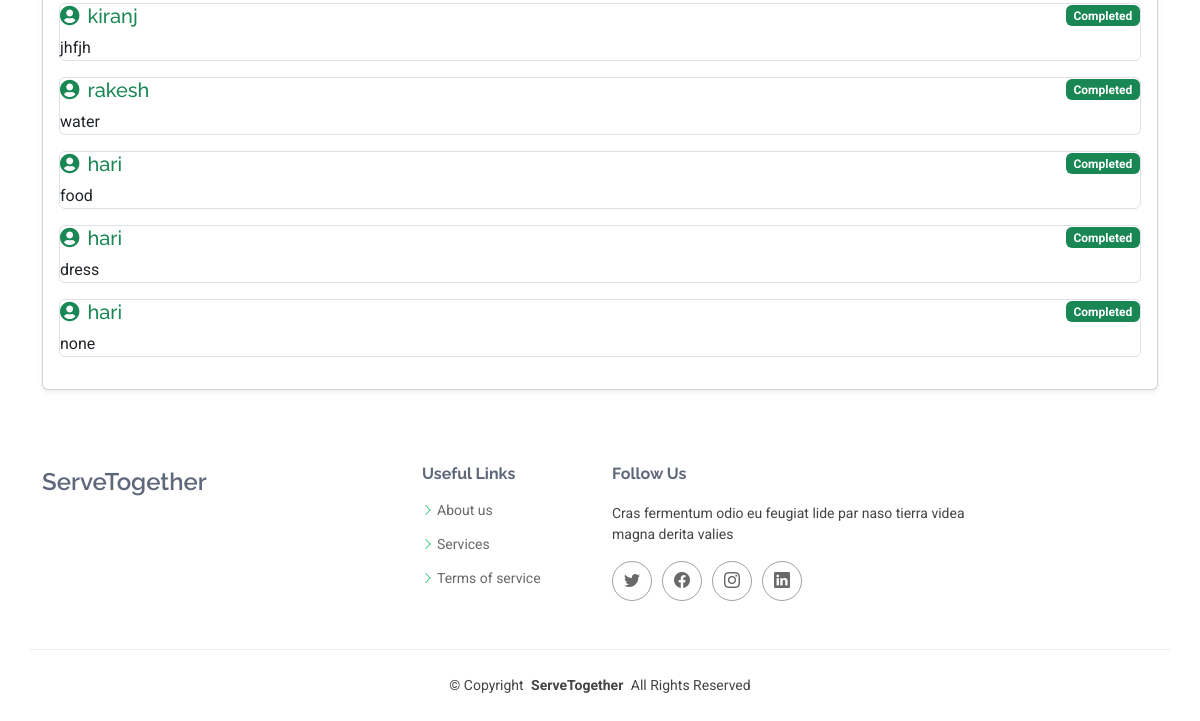
/tasks/ (lower part), run on an earlier commit of the app's database.
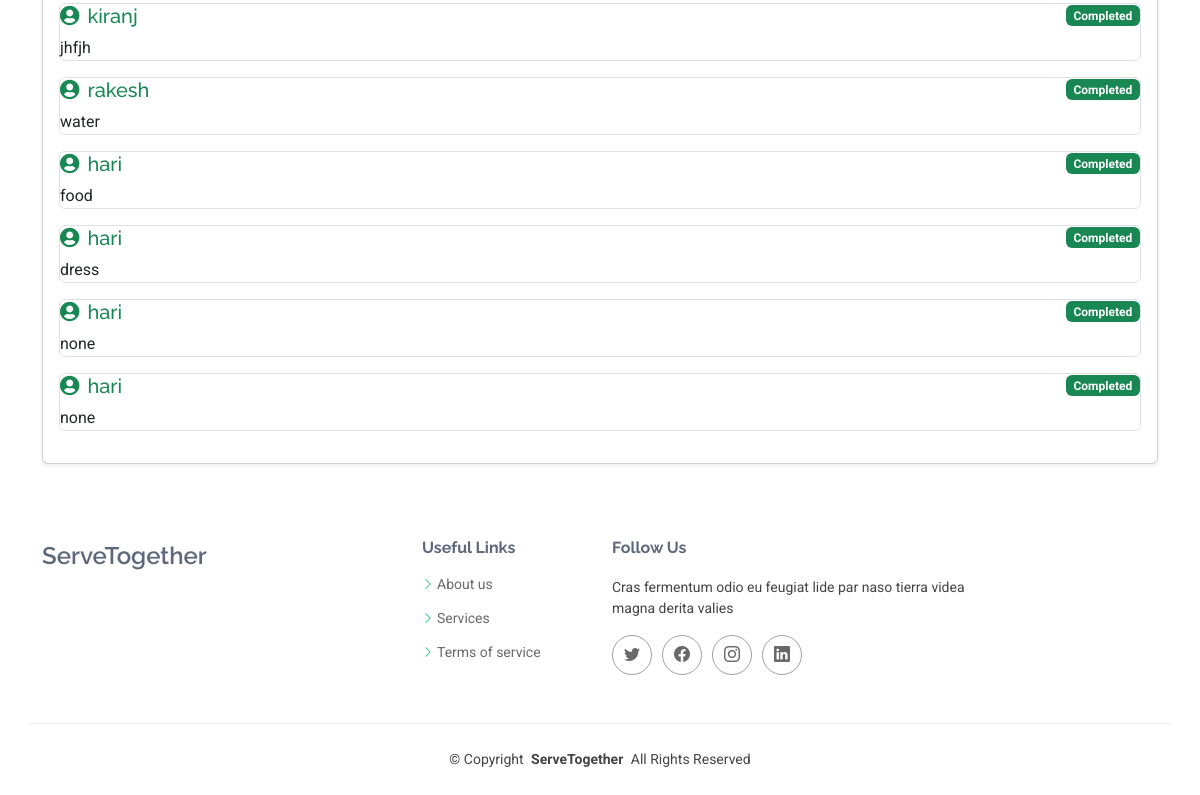
And on a later commit of the database.
### core/models.py (models this page shows, shortened)
class HelpRequest(models.Model):
    STATUS_CHOICES = [
        ('Pending', 'Pending'),
        ('In Progress', 'In Progress'),
        ('Awaiting Approval', 'Awaiting Approval'),  # Volunteer marked as completed, awaiting admin approval
        ('Completed', 'Completed'),
        ('Declined', 'Declined'),
    ]
    user = models.ForeignKey(User, on_delete=models.CASCADE, related_name='help_requests')
    description = models.TextField()
    location = models.CharField(max_length=255)
    contact_details = models.CharField(max_length=100)
    essentials = models.TextField()
    status = models.CharField(max_length=20, choices=STATUS_CHOICES, default='Pending')
    created_at = models.DateTimeField(auto_now_add=True)

### core/views.py (the view)
# urls.py: path('tasks/', views.task_list, name='task_list'),  # Regular task list
def task_list(request):
    tasks = HelpRequest.objects.filter(status__in=['Pending', 'In Progress', 'Task'])  # Include 'Task' status
    awaiting_approval_tasks = HelpRequest.objects.filter(status='Awaiting Approval')
    completed_tasks = HelpRequest.objects.filter(status='Completed')
    return render(request, 'task.html', {
        'tasks': tasks,
        'awaiting_approval_tasks': awaiting_approval_tasks,  # Admin section
        'completed_tasks': completed_tasks
    })

### core/templates/task.html (shortened to what this page needs)
{% extends 'base.html' %}
{% block content %}
<link rel="stylesheet" href="https://cdnjs.cloudflare.com/ajax/libs/font-awesome/5.15.4/css/all.min.css">
<body>
<div class="container py-4">
    <div class="card shadow-sm">
        <div class="card-body">
            {% for task in completed_tasks %}
                <div class="list-group-item border rounded mb-3">
                    <div class="d-flex justify-content-between align-items-center">
                        <h5 class="mb-0 text-success">
                            <i class="fas fa-user-circle me-2"></i>{{ task.user.username }}
                        </h5>
                        <span class="badge bg-success">Completed</span>
                    </div>
                    <p class="mb-0 mt-2">{{ task.description }}</p>
                </div>
            {% empty %}
                <div class="alert alert-info" role="alert">
                    <i class="fas fa-info-circle me-2"></i>No completed tasks yet.
                </div>
            {% endfor %}
        </div>
    </div>
</div>
{% endblock %}

What changed in the data, as far as the page shows it:
added HelpRequest: user.username "hari", description "none"
